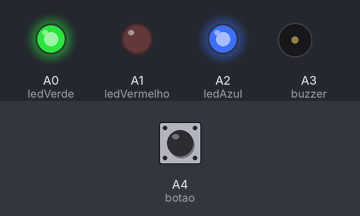
The sketch below on a simulated Arduino Uno, built with avr-gcc and run on an emulated ATmega328P. Parts: output pins drawn as LEDs (lit = HIGH), buzzer (waves = sounding). The inputs (shaded band) are chosen by the test bench; at power-on: A4 (botao) HIGH. Random numbers use the default seed unless the sketch sets one; what the sketch prints to the serial monitor is not drawn.

Above: at 1.3 s.
1.4 s: A4 (botao) pulled LOW for 0.15 s
At 1.65 s:
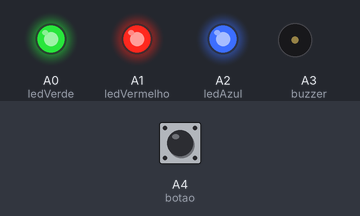
4.5 s: A4 (botao) pulled LOW for 1 s
At 5.99 s:
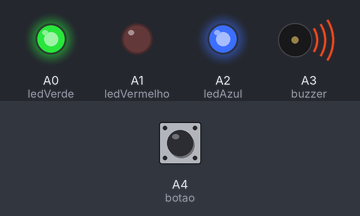
7.8 s: A4 (botao) pulled LOW for 3.2 s
At 10.4 s:
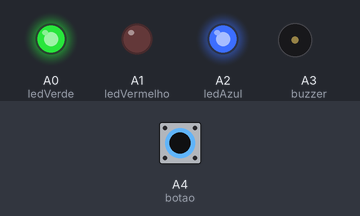
Timing chart, 0 to 11.9 s (numbered marks = the images above; inputs shaded):
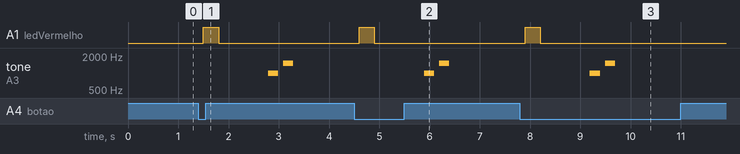

Measured:
- after the input at 1.4 s, A1 (ledVermelho): LOW → HIGH after 0.10 s, → LOW 0.30 s later; tone on A3 (buzzer): silent → 1000 Hz after 1.4 s, → silent 0.20 s later, → 1500 Hz 0.10 s later, → silent 0.20 s later
- after the input at 4.5 s, A1 (ledVermelho): LOW → HIGH after 0.10 s, → LOW 0.30 s later; tone on A3 (buzzer): silent → 1000 Hz after 1.4 s, → silent 0.20 s later, → 1500 Hz 0.10 s later, → silent 0.20 s later
- after the input at 7.8 s, A1 (ledVermelho): LOW → HIGH after 0.10 s, → LOW 0.30 s later; tone on A3 (buzzer): silent → 1000 Hz after 1.4 s, → silent 0.20 s later, → 1500 Hz 0.10 s later, → silent 0.20 s later

The sketch:

DisasterLink.ino
```cpp
//pinos

int ledVerde    = A0; // LED verde = sistema ligado e funcionando
int ledVermelho = A1; // LED vermelho = piscaa quando recebe um SOS
int ledAzul     = A2; // LED azul = modulo LoRa ativo (recebe sinais)
int buzzer      = A3; // buzzer = apita quando recebe e quando envia SOS
int botao       = A4; // botao = simula o chaveiro SOS da vitima
int contadorSOS = 0; // guarda quantos SOS foram recebidos no total

void setup() {

  Serial.begin(9600);

  // OUTPUT = manda sinal
  // INPUT = recebe sinal
  pinMode(ledVerde,    OUTPUT);
  pinMode(ledVermelho, OUTPUT);
  pinMode(ledAzul,     OUTPUT);
  pinMode(buzzer,      OUTPUT);
  pinMode(botao,       INPUT_PULLUP);

  digitalWrite(ledVerde, HIGH);
  digitalWrite(ledAzul,  HIGH);

  // imprime as mensagens de inicializacao no monitor serial
  Serial.println("----------------------------");
  Serial.println("   DisasterLink - LIGADO");
  Serial.println("----------------------------");
  Serial.println("LoRa: OK");
  Serial.println("GPS: OK");
  Serial.println("Satelite: OK");
  Serial.println("");
  Serial.println("Aperte o botao SOS!");
  Serial.println("----------------------------");
}

void loop() {

  if (digitalRead(botao) == LOW) {

    contadorSOS = contadorSOS + 1;

    float lat      = -30.0 - (random(0, 100) / 1000.0);
    float lng      = -51.0 - (random(0, 100) / 1000.0);
    int distancia  = random(100, 2000);

    // avisa que recebeu o SOS
    Serial.println("");
    Serial.println(">>> BOTAO SOS APERTADO! <<<");
    Serial.print("SOS numero: ");
    Serial.println(contadorSOS); // mostra qual e o numero desse SOS

    // mostra os dados do sinal LoRa recebido
    Serial.println("");
    Serial.println("[1] Sinal LoRa recebido do chaveiro");
    Serial.print("    Latitude:  ");
    Serial.println(lat, 4);
    Serial.print("    Longitude: ");
    Serial.println(lng, 4);
    Serial.print("    Distancia: ");
    Serial.print(distancia);
    Serial.println("m do kit");

    // pisca o LED vermelho para indicar alerta visual
    digitalWrite(ledVermelho, HIGH);
    delay(300);
    digitalWrite(ledVermelho, LOW);

    // tenta enviar pelo 4G
    Serial.println("");
    Serial.println("[2] Tentando pelo 4G...");
    Serial.println("    Sem sinal na area!");

    // envia pelo satelite Iridium
    Serial.println("");
    Serial.println("[3] Enviando pelo satelite Iridium...");
    Serial.print("    Aguardando");
    delay(300); Serial.print(".");
    delay(300); Serial.print(".");
    delay(300); Serial.println(".");
    Serial.println("    ENVIADO COM SUCESSO!");
    Serial.println("    Defesa Civil avisada!");
    Serial.println("    Resgate a caminho!");
    Serial.println("----------------------------");

    // apita duas vezes para confirmar o envio
    tone(buzzer, 1000, 200);
    delay(300);
    tone(buzzer, 1500, 200);

    while (digitalRead(botao) == LOW) {}
    delay(300);
  }
}
```
